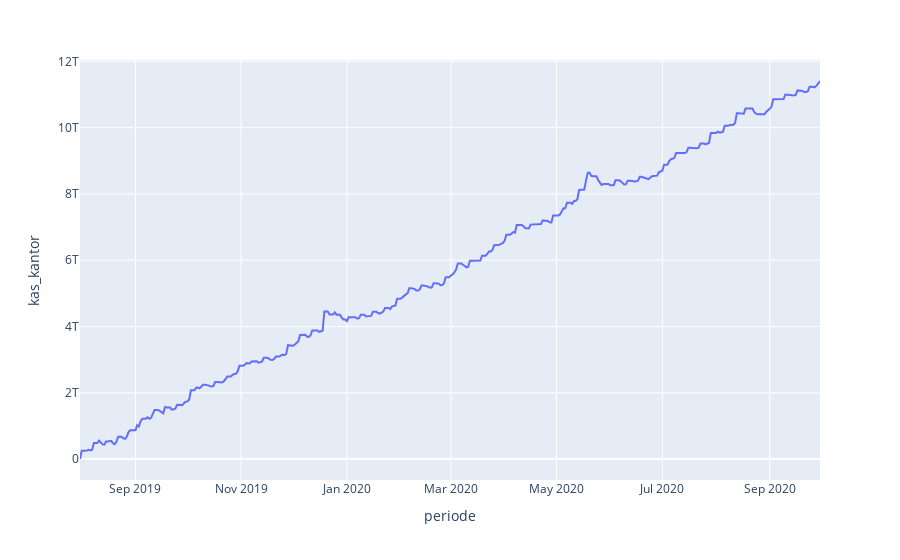

Notebook cell for this chart:
### Markdown cell above
## Visualisasi Kas Kantor

### Code cell
px.line(df, x='periode', y='kas_kantor',
        labels={'x' : 'Date', 'y' : 'kas_kantor'})

### Figure 1 — Plotly figure (JSON) as saved in the notebook; plotly's stock layout.template omitted (floating-point values rounded to 4 significant figures; data arrays with more than 128 entries replaced by an {"elided": "..."} marker saying what was removed)
{"data": [{"hovertemplate": "periode=%{x}<br>kas_kantor=%{y}<extra></extra>", "legendgroup": "", "line": {"color": "#636efa", "dash": "solid"}, "mode": "lines", "name": "", "orientation": "v", "showlegend": false, "type": "scatter", "x": {"elided": "425 str values"}, "xaxis": "x", "y": {"elided": "425 float values"}, "yaxis": "y"}], "layout": {"legend": {"tracegroupgap": 0}, "margin": {"t": 60}, "xaxis": {"anchor": "y", "domain": [0, 1], "title": {"text": "periode"}}, "yaxis": {"anchor": "x", "domain": [0, 1], "title": {"text": "kas_kantor"}}}}
